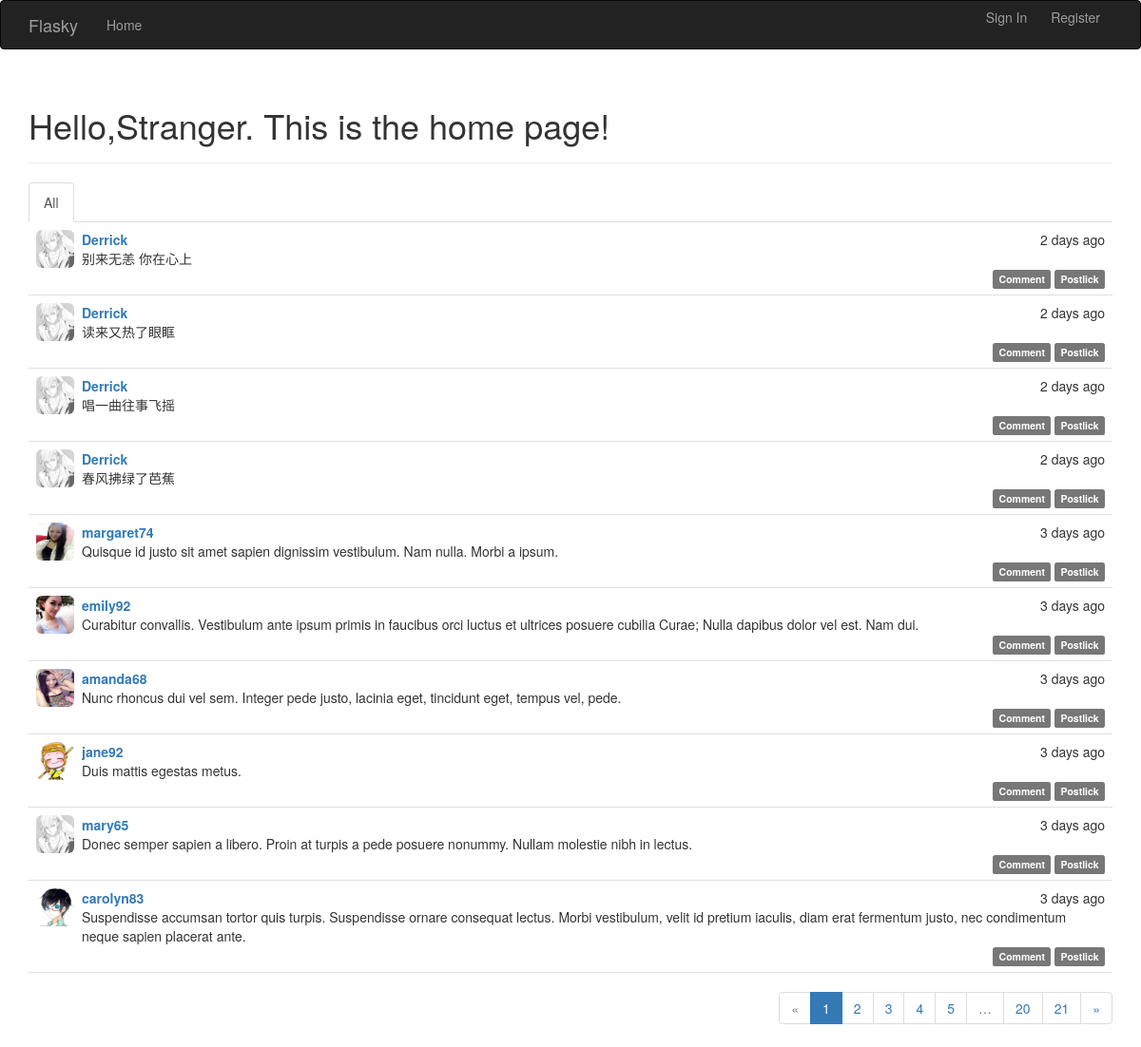
Before: / with the older database file.
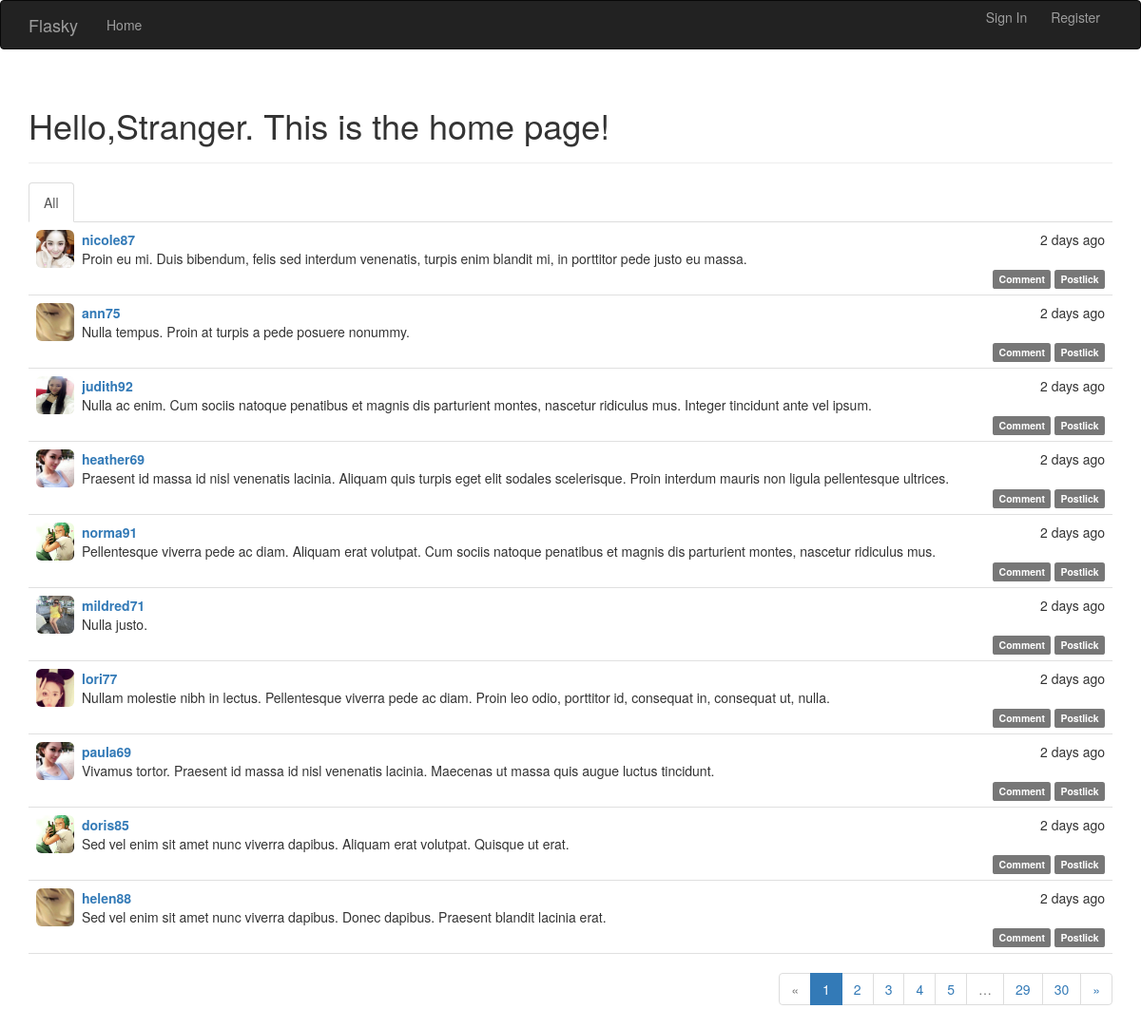
After: the same page with the newer database file.
### app/models.py (models this page shows, shortened)
class Post(db.Model):
	__tablename__='posts'
	id=db.Column(db.Integer,primary_key=True)
	body=db.Column(db.Text)
	body_html = db.Column(db.Text)
	timestamp=db.Column(db.DateTime,index=True,default=datetime.utcnow())
	author_id=db.Column(db.Integer,db.ForeignKey('users.id'))
	comments=db.relationship('Comment',backref='post',lazy='dynamic')

class User(UserMixin,db.Model):
	__tablename__='users'
	id = db.Column(db.Integer, primary_key=True)
	username = db.Column(db.String(128), unique=True, index=True)
	gender = db.Column(db.String(32))
	address = db.Column(db.String(128))
	age=db.Column(db.Integer)
	date_of_born = db.Column(db.String(32))
	password_hash = db.Column(db.String(128))
	email = db.Column(db.String(64))
	selfintr=db.Column(db.String(256))
	role_id=db.Column(db.Integer,db.ForeignKey('roles.id'))
	confirmed=db.Column(db.Boolean,default=False)
	member_since=db.Column(db.DateTime(),default=datetime.utcnow)
	last_login=db.Column(db.DateTime(),default=datetime.utcnow)
	head_img=db.Column(db.String)
	comments=db.relationship('Comment',backref='author',lazy='dynamic')
	posts=db.relationship('Post',backref='author',lazy='dynamic')
	followers=db.relationship('Follow',foreign_keys=[Follow.followed_id],
							  backref=db.backref('follower',lazy='joined'),
							  lazy='dynamic',
							  cascade='all,delete-orphan')
	followed=db.relationship('Follow',foreign_keys=[Follow.follower_id],
							 backref=db.backref('followed',lazy='joined'),
							 lazy='dynamic',
							 cascade='all,delete-orphan')
	@property
	def password(self):
		raise AttributeError('Password can not be read!')

### app/main/views.py (the view, shortened to what this page needs)
@main.route('/',methods=['GET','POST'])
def index():
    form = EditPostForm()
    show_followed=False
    if current_user.is_authenticated:
        show_followed=bool(request.cookies.get('show_followed',''))
    if show_followed:
        query=current_user.followed_posts
    else:
        query=Post.query
    page=request.args.get('page',default=1,type=int)
    pagination=query.order_by(Post.timestamp.desc()).paginate(
		page,current_app.config['FLASKY_POSTS_PER_PAGE'],error_out=False
	)
    posts=pagination.items
    return render_template('index.html',form=form,posts=posts,pagination=pagination,show_followed=show_followed)

### app/auth/views.py (called while the page is built)
@auth.before_app_request
def last_login():
	if current_user.is_authenticated:
		current_user.last_login=datetime.utcnow()

@auth.before_app_request
def before_request():
	if current_user.is_authenticated and not current_user.confirmed and request.endpoint[:5]!='auth.' and request.endpoint!='static':
		return redirect(url_for('auth.unconfirmed'))

### app/main/__init__.py (called while the page is built)
@main.app_context_processor
def inject_permission():
	return dict(Permission=Permission)

### app/templates/index.html (shortened to what this page needs)
{% extends "base.html" %}
{% import "bootstrap/wtf.html" as wtf %}
{% import "_macros.html" as macros %}
{% block page_content %}
<div class="page-header">
    {% if current_user.is_authenticated %}
    <h1>Hello,{{current_user.username}}!</h1>
    {% else %}
    <h1>Hello,Stranger. This is the home page!</h1>
    {% endif %}
</div>
<div class="post-tabs">
    <ul class="nav nav-tabs">
        <li {% if not show_followed %} class="active" {% endif %}><a href="{{ url_for('main.show_all') }}">All</a></li>
    </ul>
    {% include '_posts.html' %}
</div>
{% if pagination %}
<div class="pagination">
    {{ macros.pagination_widget(pagination, 'main.index') }}
</div>
{% endif %}
{% endblock %}

### app/templates/_posts.html (shortened to what this page needs)
<ul class="posts">
    {% for post in posts %}
    <li class="post">
        <div class="post-thumbnail">
            <a href="{{url_for('main.profile',username=post.author.username)}}">
                <img class="img-rounded profile-thumbnail" src="{{post.author.head_img}}" height="40" width="40">
            </a>
        </div>
        <div class="post-date">{{ moment(post.timestamp).fromNow(refresh=True) }}</div>
        <div class="post-author">
            <a href="{{url_for('main.profile',username=post.author.username)}}">
                {{ post.author.username }}
            </a>
        </div>
        <div class="post-content">
            {{ post.body }}
            <div class="post-footer">
                <a href="{{url_for('main.post',id=post.id)}}">
                    <span class="label label-default">Comment</span>
                </a>
                <a href="{{url_for('main.post',id=post.id)}}">
                    <span class="label label-default">Postlick</span>
                </a>
            </div>
        </div>
    </li>
    {% endfor %}
</ul>

Changed rows visible on the page:
no longer on this page (row edited): Post: author.head_img (picture), timestamp "2 days ago", author.username "Derrick", body "别来无恙 你在心上"
no longer on this page (row edited): Post: author.head_img (picture), timestamp "2 days ago", author.username "Derrick", body "读来又热了眼眶"
no longer on this page (row edited): Post: author.head_img (picture), timestamp "2 days ago", author.username "Derrick", body "春风拂绿了芭蕉"
no longer on this page (row edited): Post: author.head_img (picture), timestamp "3 days ago", author.username "margaret74", body "Quisque id justo sit amet sapien dignissim vestibulum. Nam nulla. Morbi a ipsum."
no longer on this page (row edited): Post: author.head_img (picture), timestamp "3 days ago", author.username "emily92", body "Curabitur convallis. Vestibulum ante ipsum primis in faucibus orci luctus et ultrices posuere cubilia Curae; Nulla dapibus dolor vel est. Nam dui."
no longer on this page (row edited): Post: author.head_img (picture), timestamp "3 days ago", author.username "amanda68", body "Nunc rhoncus dui vel sem. Integer pede justo, lacinia eget, tincidunt eget, tempus vel, pede."
no longer on this page (row edited): Post: author.head_img (picture), timestamp "3 days ago", author.username "jane92", body "Duis mattis egestas metus."
no longer on this page (row edited): Post: author.head_img (picture), timestamp "3 days ago", author.username "mary65", body "Donec semper sapien a libero. Proin at turpis a pede posuere nonummy. Nullam molestie nibh in lectus."
no longer on this page (row edited): Post: author.head_img (picture), timestamp "3 days ago", author.username "carolyn83", body "Suspendisse accumsan tortor quis turpis. Suspendisse ornare consequat lectus. Morbi vestibulum, velit id pretium iaculis, diam erat fermentum justo, nec condimentum neque sapien placerat ante."
added Post: author.head_img (picture), timestamp "2 days ago", author.username "nicole87", body "Proin eu mi. Duis bibendum, felis sed interdum venenatis, turpis enim blandit mi, in porttitor pede justo eu massa."
added Post: author.head_img (picture), timestamp "2 days ago", author.username "ann75", body "Nulla tempus. Proin at turpis a pede posuere nonummy."
added Post: author.head_img (picture), timestamp "2 days ago", author.username "judith92", body "Nulla ac enim. Cum sociis natoque penatibus et magnis dis parturient montes, nascetur ridiculus mus. Integer tincidunt ante vel ipsum."
added Post: author.head_img (picture), timestamp "2 days ago", author.username "heather69", body "Praesent id massa id nisl venenatis lacinia. Aliquam quis turpis eget elit sodales scelerisque. Proin interdum mauris non ligula pellentesque ultrices."
changed Post: author.head_img: a different picture; author.username "Derrick" → "norma91"; body "唱一曲往事飞摇" → "Pellentesque viverra pede ac diam. Aliquam erat volutpat. Cum sociis natoque penatibus et magnis dis parturient montes, nascetur ridiculus mus."
now on this page (row edited): Post: author.head_img (picture), timestamp "2 days ago", author.username "mildred71", body "Nulla justo."
now on this page (row edited): Post: author.head_img (picture), timestamp "2 days ago", author.username "lori77", body "Nullam molestie nibh in lectus. Pellentesque viverra pede ac diam. Proin leo odio, porttitor id, consequat in, consequat ut, nulla."
now on this page (row edited): Post: author.head_img (picture), timestamp "2 days ago", author.username "paula69", body "Vivamus tortor. Praesent id massa id nisl venenatis lacinia. Maecenas ut massa quis augue luctus tincidunt."
now on this page (row edited): Post: author.head_img (picture), timestamp "2 days ago", author.username "doris85", body "Sed vel enim sit amet nunc viverra dapibus. Aliquam erat volutpat. Quisque ut erat."
now on this page (row edited): Post: author.head_img (picture), timestamp "2 days ago", author.username "helen88", body "Sed vel enim sit amet nunc viverra dapibus. Donec dapibus. Praesent blandit lacinia erat."
Other visible differences:
new list line: "29"
new list line: "30"
list line gone: "20"
list line gone: "21"
